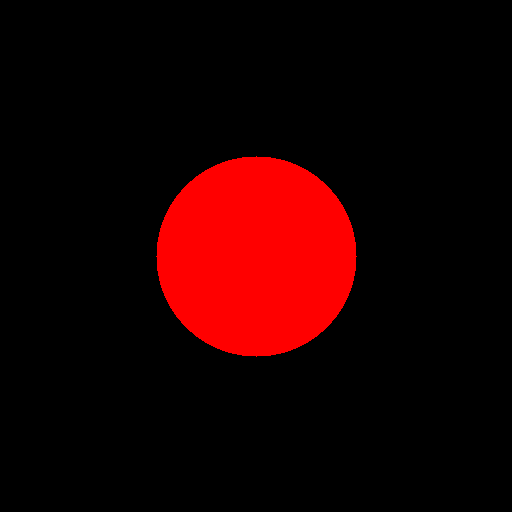
#> input picture samples/before.png, 512 x 512 px
$ python test_viz.py
#> lines starting #> are read from the running program, lines starting #| are printed output that depends on the picture; after the words box and inside, x2 and y2 are one past the last pixel; in counts of white or black regions, pixels touching at a corner belong together
### image_diff/io.py
"""
image_diff/io.py
画像の読み込み・ペア検証ユーティリティ。

Note:
    - OpenCV は BGR 順で画像を扱う。
    - アルファチャンネルを保持するには cv2.IMREAD_UNCHANGED が必須。
    - 演算前に dtype=uint8 の溢れに注意すること（差分計算は int16/float32 推奨）。

実行: プロジェクトルート (image-diff-poc/) からスクリプト・モジュールを呼び出すこと。
      仮想環境内でカレントディレクトリを見失ったら "cd /path/to/image-diff-poc" で戻れ。
"""

from __future__ import annotations

import os
from typing import Tuple

import cv2
import numpy as np


def load_bgra(path: str) -> np.ndarray:
    """画像を BGRA (4チャンネル, dtype=uint8) で読み込む。

    アルファチャンネルを持たない画像（BGR 3ch 等）の場合は
    alpha=255（完全不透明）のチャンネルを自動付与して返す。

    Args:
        path: 読み込む画像ファイルのパス。

    Returns:
        shape=(H, W, 4), dtype=uint8 の NumPy 配列（チャンネル順: B, G, R, A）。

    Raises:
        FileNotFoundError: ファイルが存在しない場合。
        ValueError: ファイルは存在するが OpenCV が画像として読み込めない場合、
                    または dtype が uint8 でない予期せぬ形式の場合。
    """
#> called with path = 'samples/before.png'
    if not os.path.exists(path):
        raise FileNotFoundError(f"画像ファイルが見つかりません: {path!r}")

    # IMREAD_UNCHANGED: alpha チャンネルをそのまま保持して読み込む。
    # これを省略すると PNG の透明度が失われ 3ch BGR になる（ハマりポイント）。
    img = cv2.imread(path, cv2.IMREAD_UNCHANGED)
#> img is the input picture: shape (512, 512, 4); mean B, G, R, A 0, 0, 30.6, 30.6

    if img is None:
        raise ValueError(
            f"OpenCV が画像を読み込めませんでした（破損 or 非対応フォーマット）: {path!r}"
        )

    # dtype チェック: uint8 以外（例: 16bit PNG）は明示的に拒否
    if img.dtype != np.uint8:
        raise ValueError(
            f"対応外の dtype={img.dtype} です（uint8 のみサポート）: {path!r}"
        )

    # チャンネル数を正規化して BGRA にそろえる
    if img.ndim == 2:
        # グレースケール → BGR に変換してから alpha 付与
        img = cv2.cvtColor(img, cv2.COLOR_GRAY2BGR)

    ch = img.shape[2]

    if ch == 3:
        # BGR → BGRA: alpha=255（完全不透明）を付与
        alpha = np.full((img.shape[0], img.shape[1], 1), 255, dtype=np.uint8)
        img = np.concatenate([img, alpha], axis=2)
    elif ch == 4:
        # 既に BGRA: そのまま返す
        pass
    else:
        raise ValueError(
            f"非対応のチャンネル数 ch={ch} です（1/3/4ch のみ対応）: {path!r}"
        )

    return img


def validate_pair(before_path: str, after_path: str) -> Tuple[np.ndarray, np.ndarray]:
    """before / after 画像ペアを読み込み、サイズ一致を検証する。

    両画像を :func:`load_bgra` で読み込んだ後、
    (height, width) が完全一致することを確認する。

    Args:
        before_path: 加工前画像のパス。
        after_path:  加工後画像のパス。

    Returns:
        (before_bgra, after_bgra): いずれも shape=(H, W, 4), dtype=uint8。

    Raises:
        FileNotFoundError: どちらかのファイルが存在しない場合。
        ValueError: 読み込み失敗、または両画像のサイズが一致しない場合。
    """
    before = load_bgra(before_path)
    after = load_bgra(after_path)
#> call 2 of load_bgra, with path = 'samples/after.png'
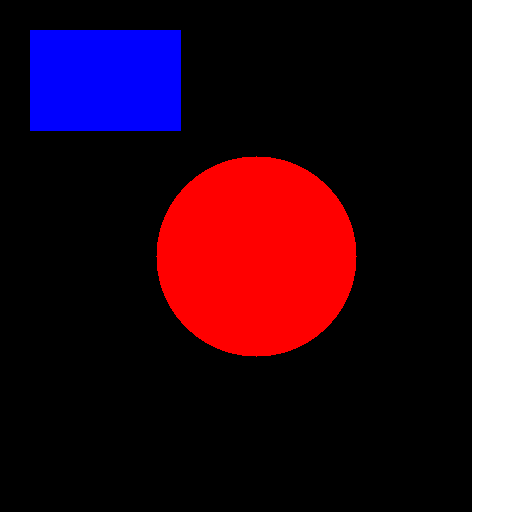
#> input picture samples/after.png, 512 x 512 px
#> in load_bgra, img is the input picture: shape (512, 512, 4); mean B, G, R, A 34.8, 19.9, 50.5, 65.3

    b_h, b_w = before.shape[:2]
    a_h, a_w = after.shape[:2]

    if (b_h, b_w) != (a_h, a_w):
        raise ValueError(
            f"画像サイズが一致しません。"
            f"before=({b_h}x{b_w}) vs after=({a_h}x{a_w})\n"
            f"  before: {before_path!r}\n"
            f"  after:  {after_path!r}"
        )

    return before, after

### image_diff/diff.py
"""
image_diff/diff.py
GaussianBlur + absdiff + SSIM ベースの差分抽出モジュール。

Note:
    - headless 専用（imshow 禁止）。出力は numpy 配列 + スコアのみ。
    - 透明領域（alpha=0）はマスクで差分から除外する。
    - SSIM が ssim_min 未満の場合でも差分計算は継続するが、
      「大きな構造変化あり」として WARNING を出す。

実行: プロジェクトルート (image-diff-poc/) から呼び出すこと。
"""

from __future__ import annotations

from dataclasses import dataclass
from typing import Tuple

import cv2
import numpy as np
from skimage.metrics import structural_similarity as ssim

from image_diff.io import load_bgra, validate_pair


@dataclass
class DiffResult:
    """extract_diff の返り値をまとめたデータクラス。

    Attributes:
        diff_mask:   差分ピクセルを示す 2値マスク (H, W, dtype=uint8)。
                     差分あり=255、差分なし / 透明領域=0。
        diff_score:  diff_mask 内の「差分ピクセル率」（0.0〜1.0）。
                     有効ピクセル（alpha>0）に占める白ピクセルの割合。
        ssim_score:  SSIM スコア（-1.0〜1.0）。1.0 が完全一致。
    """
    diff_mask: np.ndarray
    diff_score: float
    ssim_score: float


class DiffExtractor:
    """加工前後画像の差分を抽出するクラス。

    前処理として GaussianBlur を適用し、ノイズを除去してから
    absdiff + threshold で差分マスクを生成する。
    SSIM スコアが ssim_min を下回った場合は WARNING を出力する。

    Args:
        thresh:    二値化しきい値（0〜255、デフォルト=10）。
                   値が小さいほど微細な差分も拾う。
        blur_ksize: GaussianBlur のカーネルサイズ（奇数、デフォルト=5）。
                    大きいほど細かいノイズが消える。
        ssim_min:  SSIM がこの値未満のとき「大きな構造変化」と判定し
                   WARNING を出力する（デフォルト=0.98）。
    """

    def __init__(
        self,
        thresh: int = 10,
        blur_ksize: int = 5,
        ssim_min: float = 0.98,
    ) -> None:
        if blur_ksize % 2 == 0:
            raise ValueError(f"blur_ksize は奇数でなければなりません: {blur_ksize}")
        self.thresh = thresh
        self.blur_ksize = blur_ksize
        self.ssim_min = ssim_min

    # ------------------------------------------------------------------
    # 公開 API
    # ------------------------------------------------------------------

    def extract_diff(
        self,
        before_path: str,
        after_path: str,
    ) -> DiffResult:
        """差分マスク・差分スコア・SSIM スコアを返す。

        処理フロー:
            1. load_bgra + validate_pair でペアを読み込む。
            2. RGB チャンネルに GaussianBlur を適用（ノイズ除去）。
            3. SSIM スコアを計算し、ssim_min 未満なら WARNING。
            4. absdiff → GRAY → threshold で diff_mask 生成。
            5. 透明領域（alpha=0）を diff_mask から除外。
            6. 有効ピクセルに占める差分ピクセル率を diff_score として算出。

        Args:
            before_path: 加工前画像のパス。
            after_path:  加工後画像のパス。

        Returns:
            DiffResult(diff_mask, diff_score, ssim_score)。

        Raises:
            FileNotFoundError: いずれかの画像が存在しない場合。
            ValueError: 読み込み失敗またはサイズ不一致の場合。
        """
        # --- Step 1: 読み込み & ペア検証 ---
        before, after = validate_pair(before_path, after_path)

        # --- Step 2: GaussianBlur（RGB のみ、alpha は維持）---
        # alpha チャンネルをノイズ除去の対象から外す
        before_blurred = self._apply_blur(before)
        after_blurred = self._apply_blur(after)
#> in _apply_blur (call 2), `blurred[:, :, :3] = cv2.GaussianBlur( img[:, :, :3], (self.blur_ksize,..`:
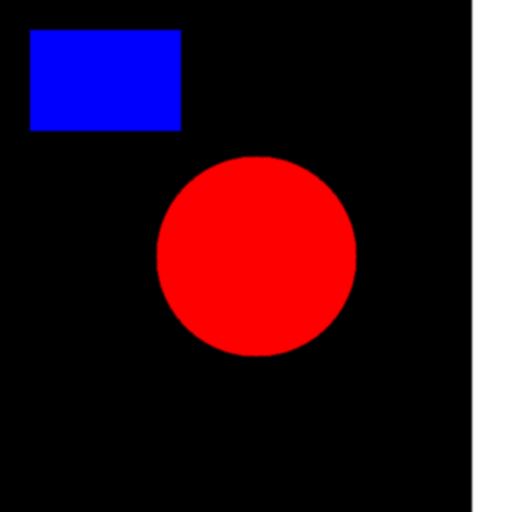
#> blurred: shape (512, 512, 4); mean B, G, R, A 34.8, 19.9, 50.5, 65.3

        # --- Step 3: SSIM 計算（グレースケール変換後）---
        ssim_score = self._calc_ssim(before_blurred, after_blurred)
#> in _calc_ssim, `b_gray = cv2.cvtColor(before[:, :, :3], cv2.COLOR_BGR2GRAY)`:
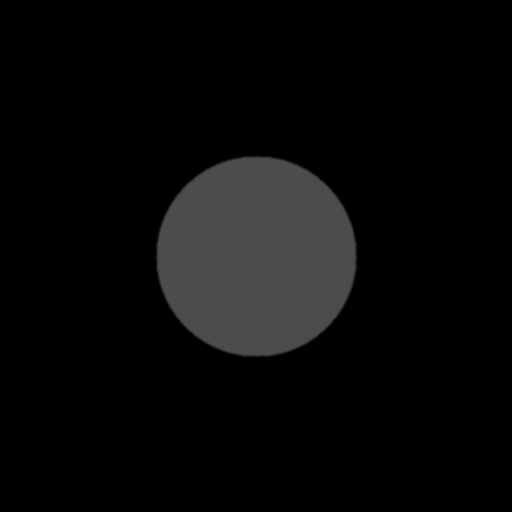
#> b_gray: shape (512, 512); min 0, max 76, mean 9.1
#> in _calc_ssim, `a_gray = cv2.cvtColor(after[:, :, :3], cv2.COLOR_BGR2GRAY)`:
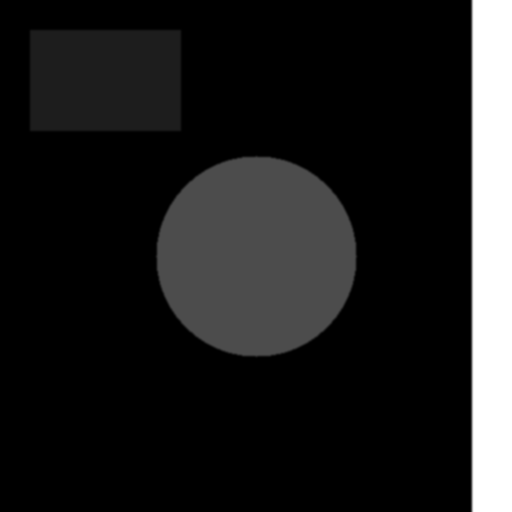
#> a_gray: shape (512, 512); min 0, max 255, mean 30.7
#> in _calc_ssim, `score, _ = ssim(b_gray, a_gray, full=True)`: score = 0.852
#> ssim_score = 0.852
        if ssim_score < self.ssim_min:
            print(
                f"[WARNING] SSIM={ssim_score:.4f} < ssim_min={self.ssim_min:.4f}. "
                "大きな構造変化が検出されました。diff_score は参考値として扱ってください。"
            )
#| [WARNING] SSIM=0.8522 < ssim_min=0.9800. 大きな構造変化が検出されました。diff_score は参考値として扱ってください。

        # --- Step 4: absdiff → GRAY → 二値化で diff_mask 生成 ---
        # uint8 のまま absdiff する（OpenCV が飽和演算で安全に処理する）
        abs_diff = cv2.absdiff(before_blurred[:, :, :3], after_blurred[:, :, :3])
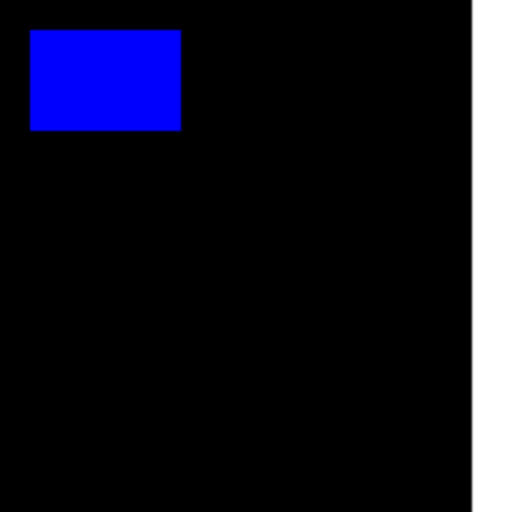
#> abs_diff: shape (512, 512, 3); mean B, G, R 34.8, 19.9, 19.9
        gray_diff = cv2.cvtColor(abs_diff, cv2.COLOR_BGR2GRAY)
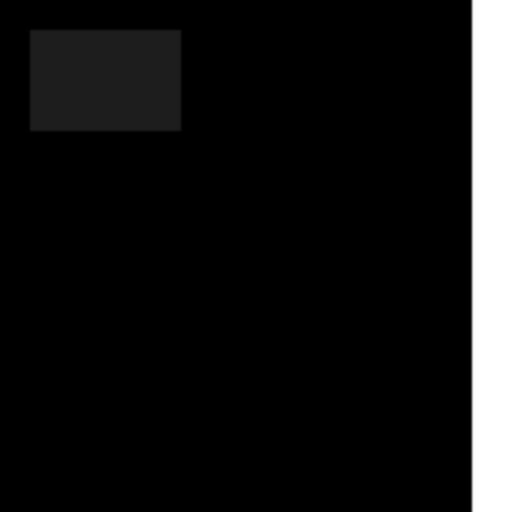
#> gray_diff: shape (512, 512); min 0, max 255, mean 21.6
        _, diff_mask = cv2.threshold(
            gray_diff, self.thresh, 255, cv2.THRESH_BINARY
        )
#> diff_mask: shape (512, 512); 14% white; 2 white regions, box (x1, y1, x2, y2) and area: (470, 0, 512, 512) 21504, (30, 30, 181, 131) 15251

        # --- Step 5: 透明領域を除外（両画像のどちらかが alpha=0 ならマスク）---
        # before と after の alpha の論理積: 両方で不透明 (alpha>0) な領域のみ有効
        alpha_valid = self._get_valid_mask(before, after)
        diff_mask = cv2.bitwise_and(diff_mask, alpha_valid)

        # --- Step 6: diff_score 計算（有効ピクセル数に対する差分ピクセル率）---
        diff_score = self._calc_diff_score(diff_mask, alpha_valid)

        return DiffResult(
            diff_mask=diff_mask,
            diff_score=diff_score,
            ssim_score=ssim_score,
        )

    # ------------------------------------------------------------------
    # 内部ヘルパー
    # ------------------------------------------------------------------

    def _apply_blur(self, img: np.ndarray) -> np.ndarray:
        """RGB チャンネルだけに GaussianBlur を適用して BGRA を返す。"""
        blurred = img.copy()
        blurred[:, :, :3] = cv2.GaussianBlur(
            img[:, :, :3],
            (self.blur_ksize, self.blur_ksize),
            0,
        )
        return blurred

    @staticmethod
    def _calc_ssim(before: np.ndarray, after: np.ndarray) -> float:
        """BGRA 画像をグレースケールに変換して SSIM スコアを返す。

        Note:
            SSIM は RGB 情報のみで評価する（alpha は除外）。
            skimage.metrics.structural_similarity を使用。
        """
        b_gray = cv2.cvtColor(before[:, :, :3], cv2.COLOR_BGR2GRAY)
        a_gray = cv2.cvtColor(after[:, :, :3], cv2.COLOR_BGR2GRAY)
        score, _ = ssim(b_gray, a_gray, full=True)
        return float(score)

    @staticmethod
    def _get_valid_mask(before: np.ndarray, after: np.ndarray) -> np.ndarray:
        """どちらか一方でも alpha > 0 な領域を示す 8bit マスクを返す。

        論理 OR を使う理由:
            before で透明（alpha=0）だが after で不透明（白塗りなど）に変化した
            領域も「差分あり」として検出したいため。AND では両方が不透明な交差領域
            だけを対象にしてしまい、透明→不透明の変化を見逃す。

        例: after.png の右端見切れ（白塗り, alpha=255）は before では透明（alpha=0）。
            AND だとこの領域は有効範囲外になり、差分が全消滅する。
        """
        alpha_before = (before[:, :, 3] > 0).astype(np.uint8) * 255
#> alpha_before: shape (512, 512); 12% white; 1 white region, box (x1, y1, x2, y2) and area: (156, 156, 357, 357) 31417
#> (the rest of the program and of its run is left out)
